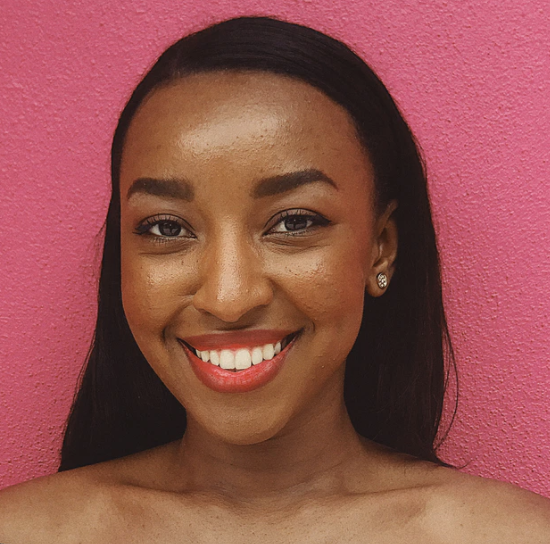
#> input picture lady_smiling.png, 550 x 544 px
$ python main.py
#> lines starting #> are read from the running program, lines starting #| are printed output that depends on the picture; after the words box and inside, x2 and y2 are one past the last pixel; in counts of white or black regions, pixels touching at a corner belong together
import cv2

img_file = "lady_smiling.png"

img = cv2.imread(img_file)
#> img is the input picture: shape (544, 550, 3); mean B, G, R 78.4, 82.8, 148.4

# classifier files 👇

eye_classifier = "haarcascade_eye.xml"
face_classifier = "haarcascade_frontalface_default.xml"
smile_classifier = "haarcascade_smile.xml"

eye_tracker = cv2.CascadeClassifier(eye_classifier)
face_tracker = cv2.CascadeClassifier(face_classifier)
smile_tracker = cv2.CascadeClassifier(smile_classifier)

# change the colour to black and white 👇
gray_img = cv2.cvtColor(img, cv2.COLOR_BGR2GRAY)
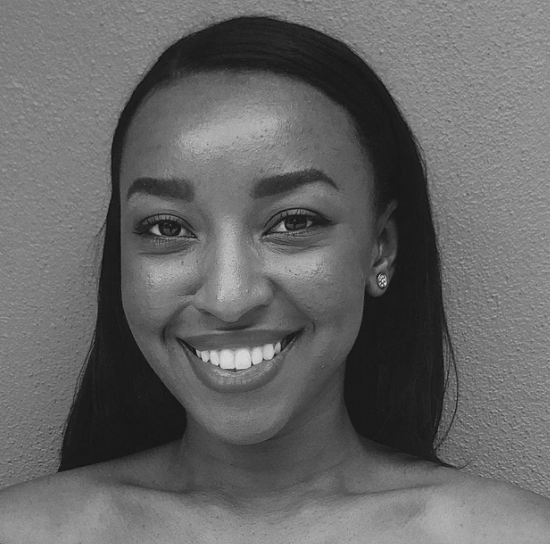
#> gray_img: shape (544, 550); min 16, max 229, mean 101.9

# detecting face 👇
faces = face_tracker.detectMultiScale(gray_img, scaleFactor=1.7, minNeighbors=5)
#> faces = [[72, 79, 341, 341]]
eyes = eye_tracker.detectMultiScale(gray_img, minNeighbors=10)
#> eyes = [[127, 192, 74, 74], [248, 182, 83, 83]]
smiles = smile_tracker.detectMultiScale(gray_img, scaleFactor=1.7, minNeighbors=30)
#> smiles = [[152, 309, 177, 88]]
print(faces)
#| [[ 72  79 341 341]]
print(eyes)
#| [[127 192  74  74]
#|  [248 182  83  83]]
print(smiles)
#| [[152 309 177  88]]

# draws around the object 👇
for (x, y, w, h) in faces:
    cv2.rectangle(img, (x, y), (x+w, y+h), (0, 255, 0), 3)
#> this loop made 1 pass
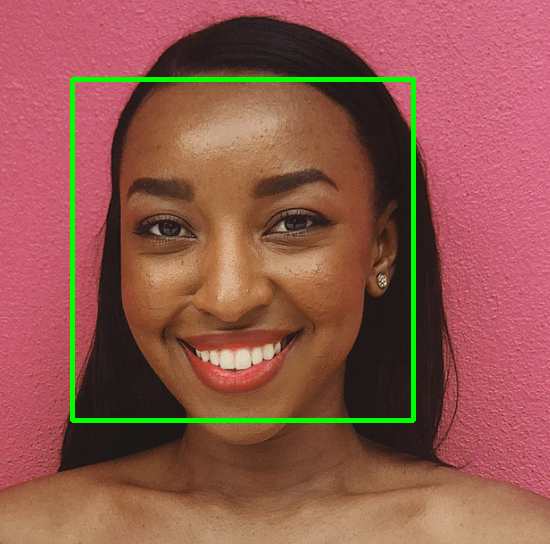
#> img: shape (544, 550, 3); 2.28% of pixels changed, all inside (x1, y1, x2, y2) = (70, 77, 416, 423)
for (x, y, w, h) in eyes:
    cv2.rectangle(img, (x, y), (x+w, y+h), (0, 0, 255), 3)
#> this loop made 2 passes
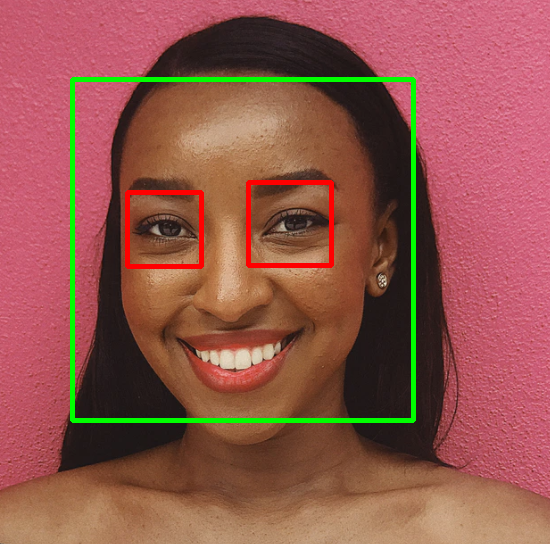
#> img: shape (544, 550, 3); 1.04% of pixels changed, all inside (x1, y1, x2, y2) = (125, 180, 334, 269)
for (x, y, w, h) in smiles:
    cv2.rectangle(img, (x, y), (x+w, y+h), (255, 0, 0), 3)
#> this loop made 1 pass
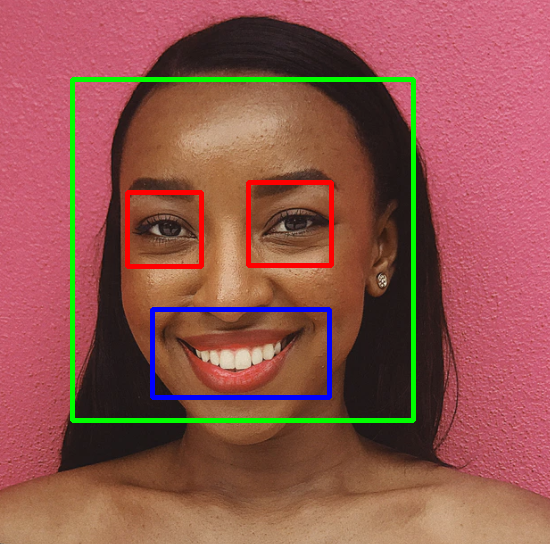
#> img: shape (544, 550, 3); 0.88% of pixels changed, all inside (x1, y1, x2, y2) = (150, 307, 332, 400)

# display the image in a window 👇
cv2.imshow('Face Detector', img)
cv2.waitKey()
print('Code Completed!')

$ run again, with group.png copied over lady_smiling.png
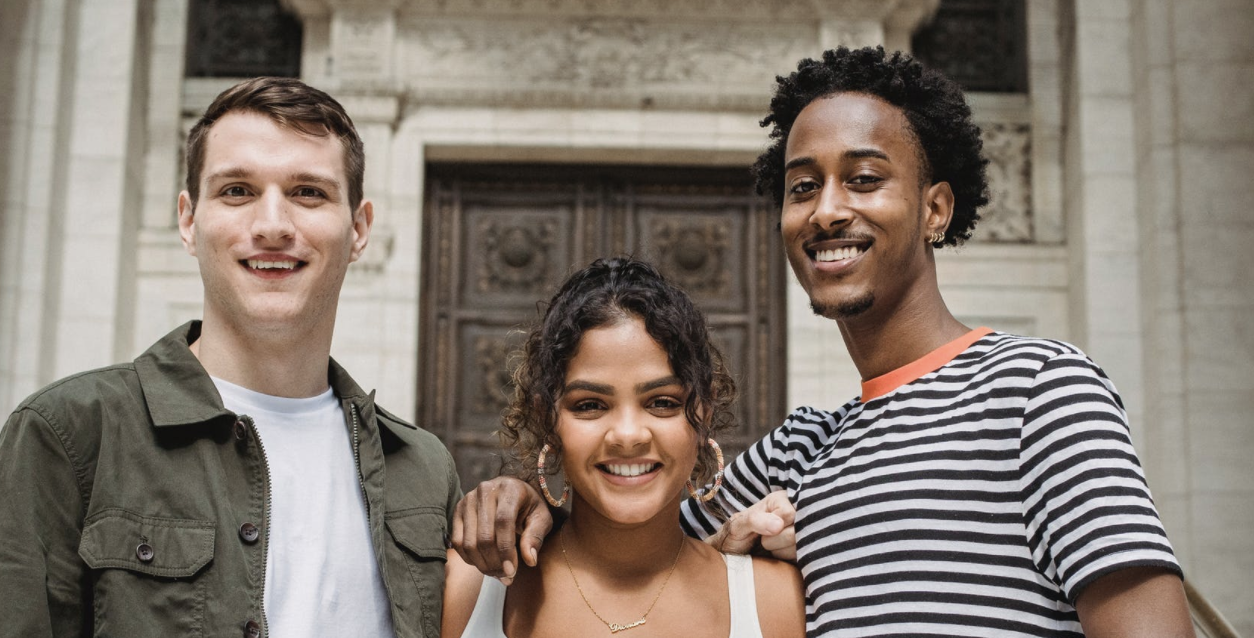
#> input picture group.png, 1254 x 638 px
#> img is the input picture: shape (638, 1254, 3); mean B, G, R 112.4, 122.1, 133.1
#> faces = [[742, 102, 200, 200], [172, 114, 200, 200], [526, 322, 200, 200]]
#> eyes = [[673, 61, 26, 26], [228, 247, 36, 36], [559, 7, 42, 42], [785, 168, 40, 40], [210, 167, 50, 50], [283, 171, 46, 46], [567, 387, 41, 41], [634, 380, 46, 46], [836, 153, 51, 51]]
#> smiles = [[789, 227, 104, 52], [221, 240, 104, 52], [1052, 446, 104, 52], [738, 440, 104, 52], [579, 445, 104, 52], [120, 546, 104, 52], [867, 418, 177, 88]]
#| [[742 102 200 200]
#|  [172 114 200 200]
#|  [526 322 200 200]]
#| [[673  61  26  26]
#|  [228 247  36  36]
#|  [559   7  42  42]
#|  [785 168  40  40]
#|  [210 167  50  50]
#|  [283 171  46  46]
#> (further printed lines are left out)
#| [[ 789  227  104   52]
#|  [ 221  240  104   52]
#|  [1052  446  104   52]
#|  [ 738  440  104   52]
#|  [ 579  445  104   52]
#|  [ 120  546  104   52]
#> (further printed lines are left out)
#> the loop `for (x, y, w, h) in faces:` made 3 passes
#> (x, y) on passes 1 to 3: (742, 102), (172, 114), (526, 322)
#> the loop `for (x, y, w, h) in eyes:` made 9 passes
#> after the loop `for (x, y, w, h) in eyes:`:
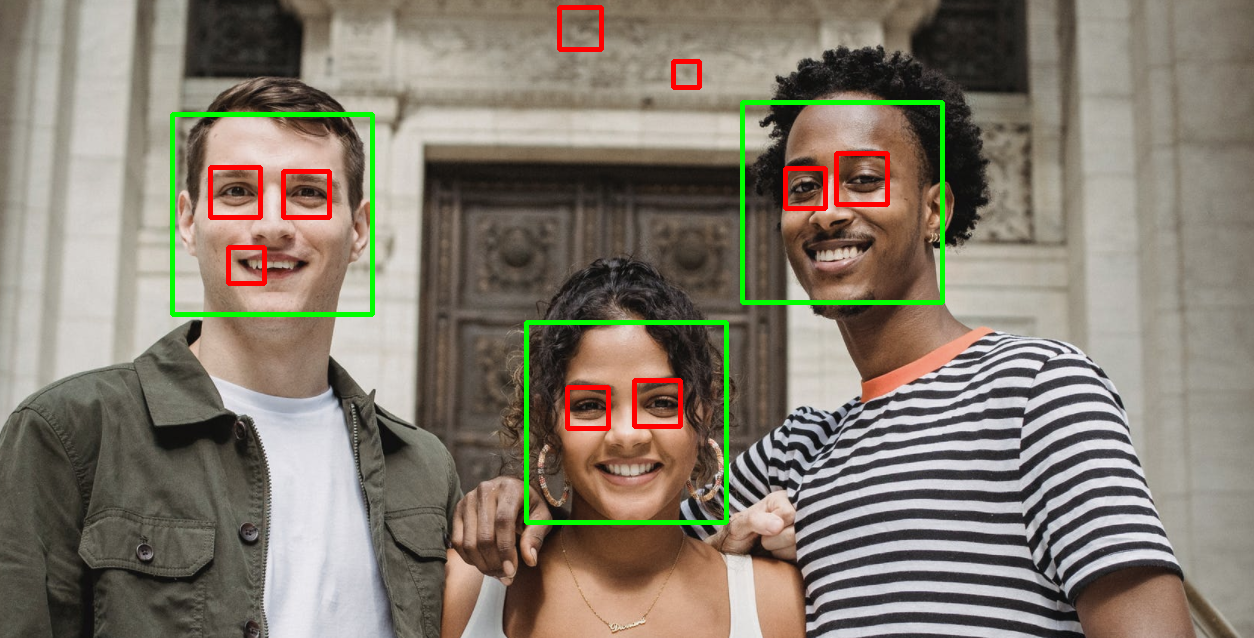
#> img: shape (638, 1254, 3); mean B, G, R 109.9, 123.1, 132.1
#> the loop `for (x, y, w, h) in smiles:` made 7 passes
#> after the loop `for (x, y, w, h) in smiles:`:
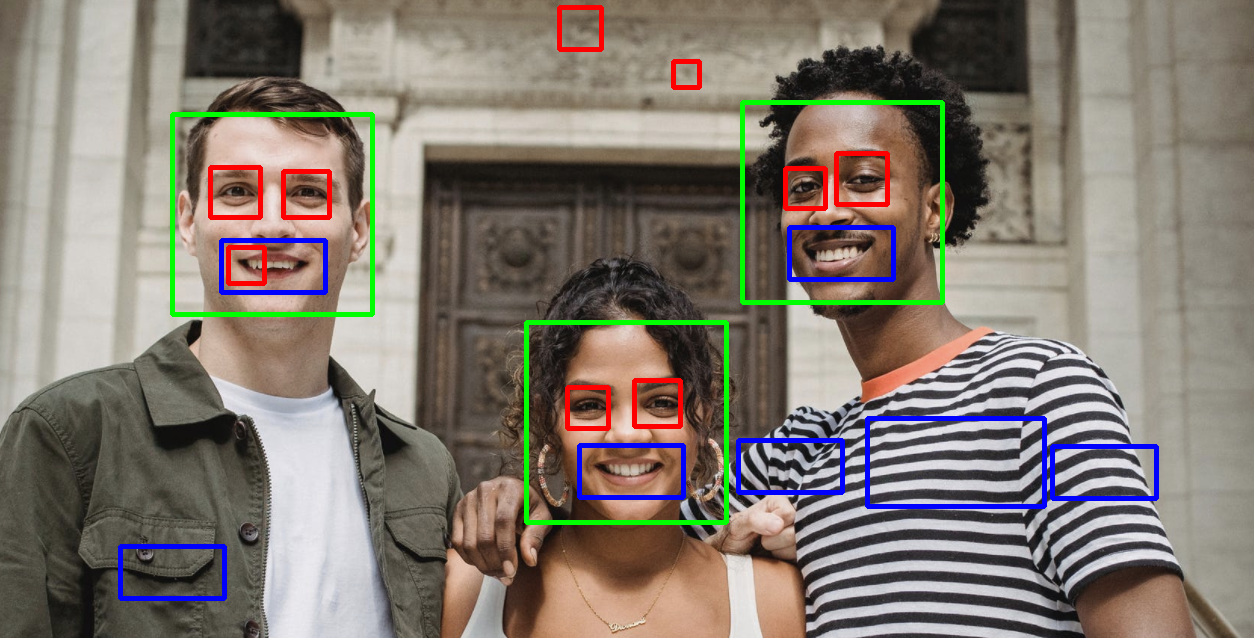
#> img: shape (638, 1254, 3); 1.49% of pixels changed, all inside (x1, y1, x2, y2) = (118, 225, 1159, 601)

$ run again, with man_smiling.png copied over lady_smiling.png
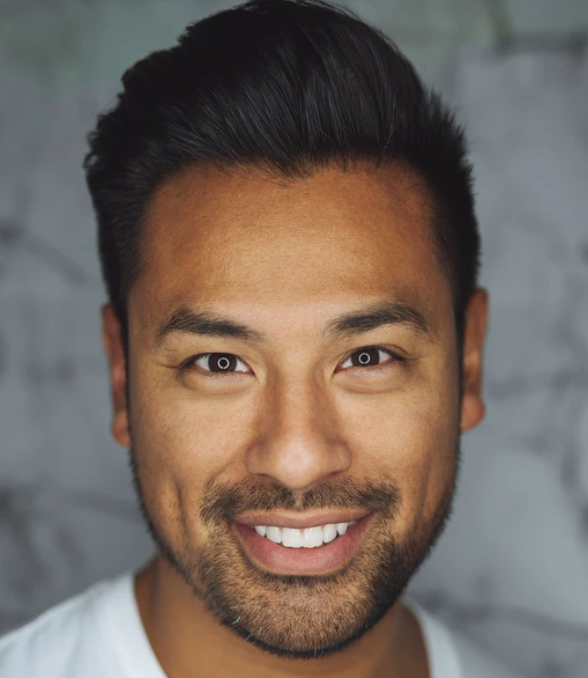
#> input picture man_smiling.png, 588 x 678 px
#> img is the input picture: shape (678, 588, 3); mean B, G, R 95.2, 104, 117.1
#> faces = [[126, 230, 341, 341]]
#> eyes = [[329, 323, 73, 73], [178, 327, 75, 75]]
#> smiles = [[212, 487, 177, 88]]
#| [[126 230 341 341]]
#| [[329 323  73  73]
#|  [178 327  75  75]]
#| [[212 487 177  88]]
#> the loop `for (x, y, w, h) in faces:` made 1 pass
#> the loop `for (x, y, w, h) in eyes:` made 2 passes
#> after the loop `for (x, y, w, h) in eyes:`:
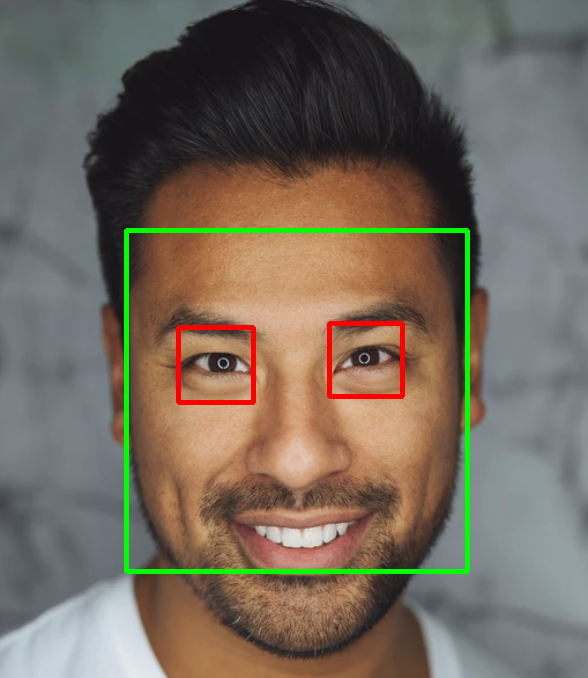
#> img: shape (678, 588, 3); mean B, G, R 93.3, 106, 116
#> the loop `for (x, y, w, h) in smiles:` made 1 pass
#> after the loop `for (x, y, w, h) in smiles:`:
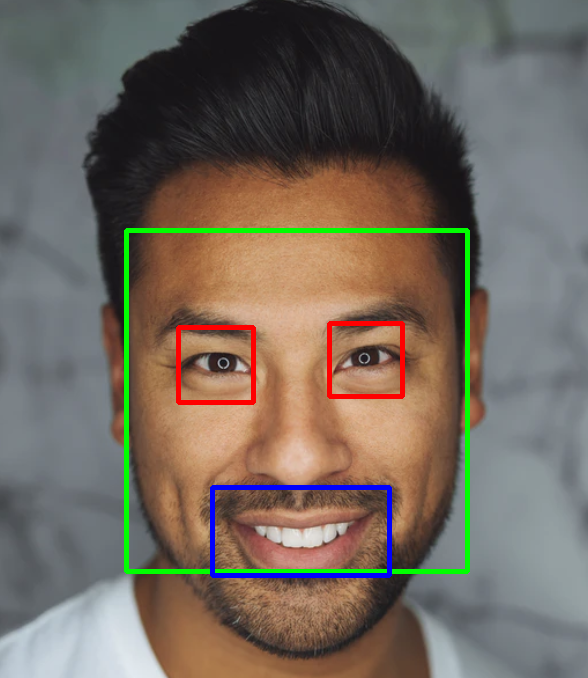
#> img: shape (678, 588, 3); 0.66% of pixels changed, all inside (x1, y1, x2, y2) = (210, 485, 392, 578)

$ run again, with tom-cruise.png copied over lady_smiling.png
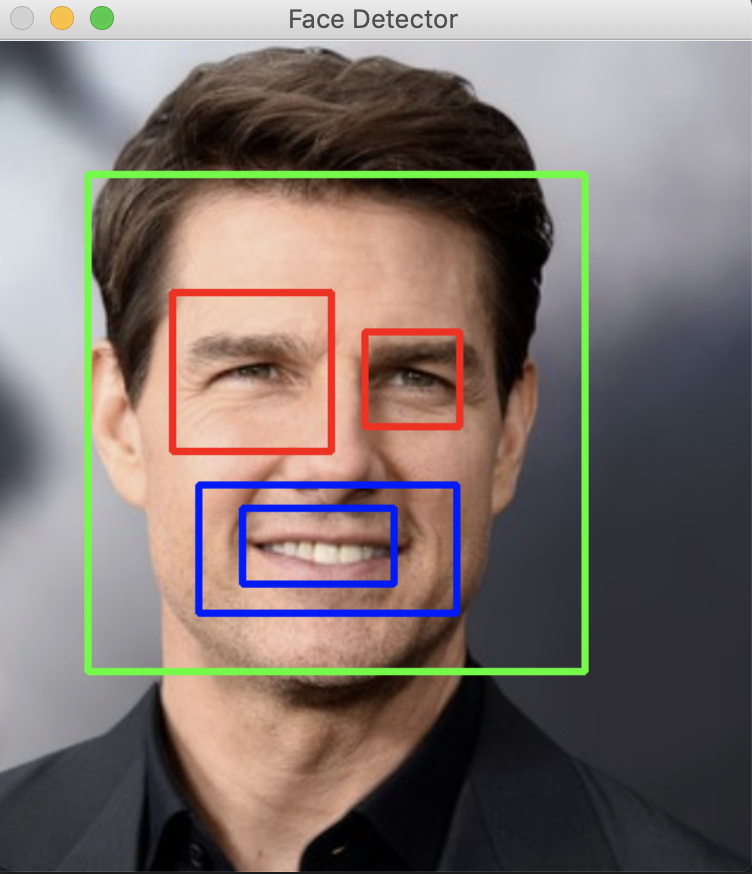
#> input picture tom-cruise.png, 752 x 874 px
#> img is the input picture: shape (874, 752, 3); mean B, G, R 109.8, 114.3, 125.3
#> faces = [[36, 153, 579, 579]]
#> eyes = [[358, 320, 114, 114], [179, 301, 133, 133]]
#> smiles = [[87, 17, 104, 52], [301, 145, 104, 52], [375, 402, 104, 52], [273, 591, 104, 52], [226, 515, 177, 88], [158, 522, 301, 150]]
#| [[ 36 153 579 579]]
#| [[358 320 114 114]
#|  [179 301 133 133]]
#| [[ 87  17 104  52]
#|  [301 145 104  52]
#|  [375 402 104  52]
#|  [273 591 104  52]
#|  [226 515 177  88]
#|  [158 522 301 150]]
#> the loop `for (x, y, w, h) in faces:` made 1 pass
#> the loop `for (x, y, w, h) in eyes:` made 2 passes
#> after the loop `for (x, y, w, h) in eyes:`:
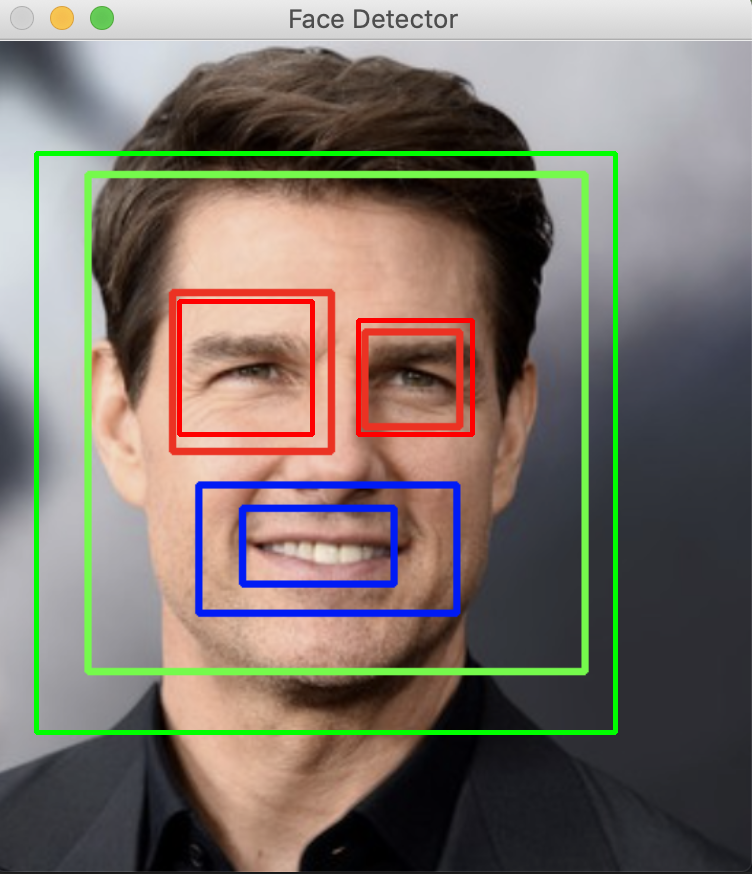
#> img: shape (874, 752, 3); mean B, G, R 106.8, 115.7, 123.7
#> the loop `for (x, y, w, h) in smiles:` made 6 passes
#> after the loop `for (x, y, w, h) in smiles:`:
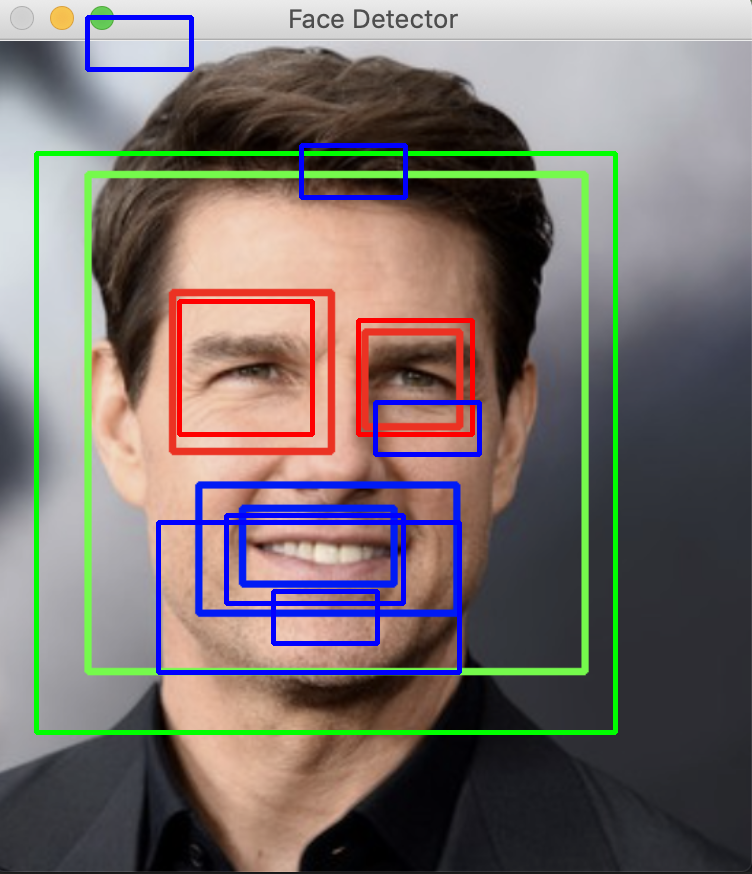
#> img: shape (874, 752, 3); 2.01% of pixels changed, all inside (x1, y1, x2, y2) = (85, 15, 482, 675)
